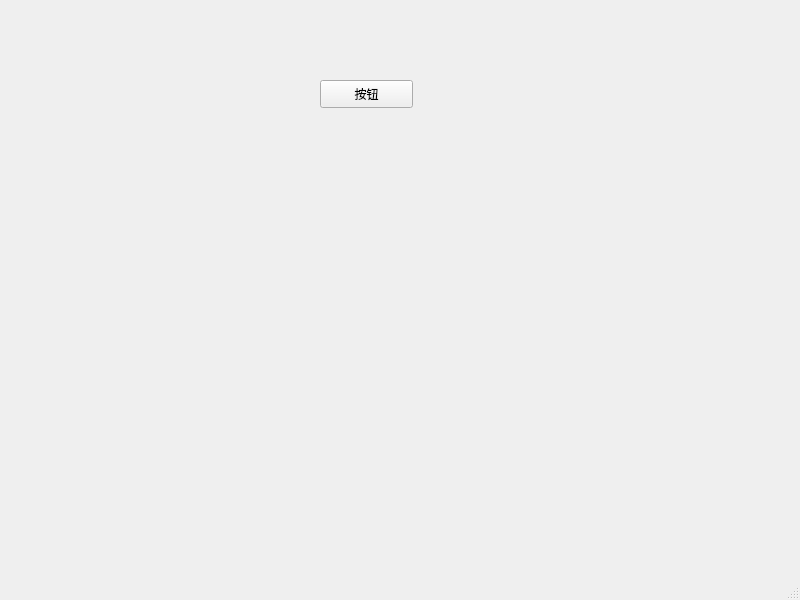
<?xml version="1.0" encoding="UTF-8"?>
<ui version="4.0">
 <class>MainWindow</class>
 <widget class="QMainWindow" name="MainWindow">
  <property name="geometry">
   <rect>
    <x>0</x>
    <y>0</y>
    <width>800</width>
    <height>600</height>
   </rect>
  </property>
  <property name="windowTitle">
   <string>MainWindow</string>
  </property>
  <widget class="QWidget" name="centralwidget">
   <widget class="QPushButton" name="button">
    <property name="geometry">
     <rect>
      <x>320</x>
      <y>80</y>
      <width>93</width>
      <height>28</height>
     </rect>
    </property>
    <property name="text">
     <string>按钮</string>
    </property>
   </widget>
  </widget>
  <widget class="QMenuBar" name="menubar">
   <property name="geometry">
    <rect>
     <x>0</x>
     <y>0</y>
     <width>800</width>
     <height>26</height>
    </rect>
   </property>
  </widget>
  <widget class="QStatusBar" name="statusbar"/>
 </widget>
 <resources/>
 <connections/>
</ui>
